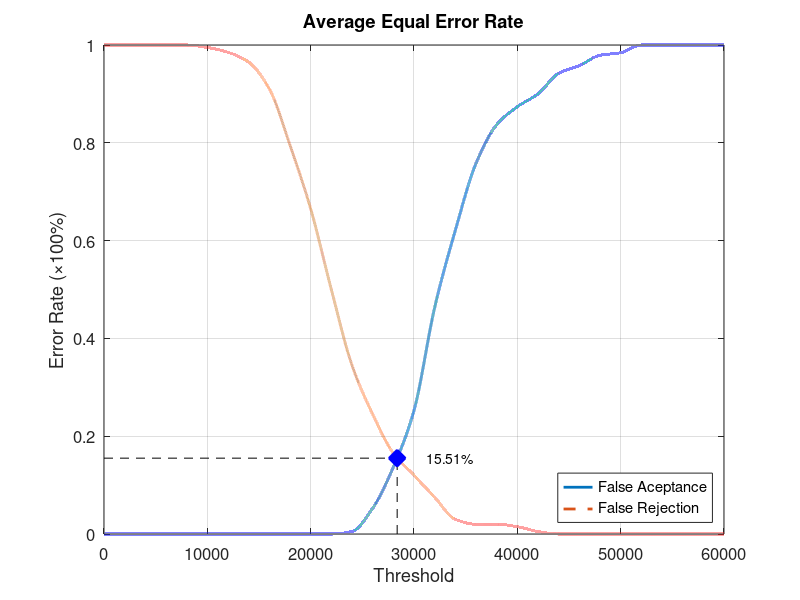
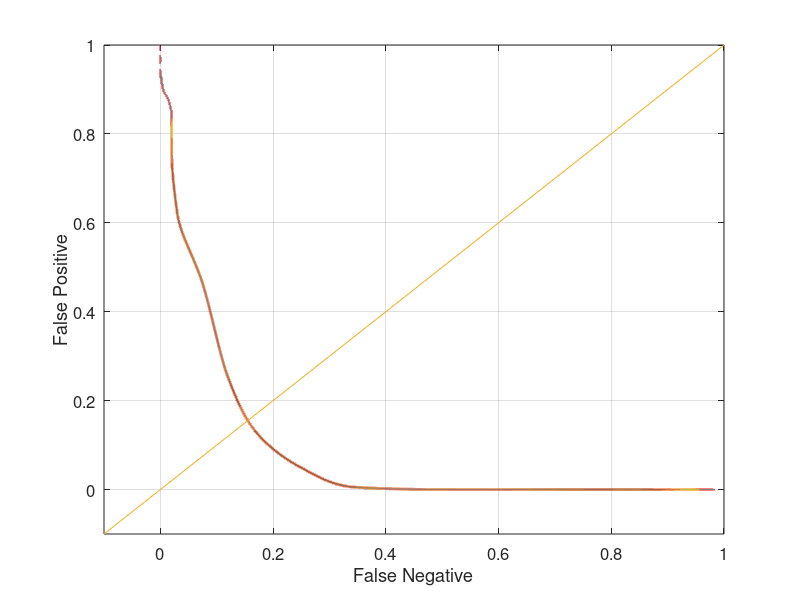

Recreate these plots in MATLAB, in order.
function yEER = Database5_1
close all;
clear;
clc;
x = 0:2000:60000;
xq = 0:0.5:60000;

y0 = [0 0 0 0 0 0 0 0 0 0 0 0 0.00526316 0.0526316 0.136842 0.252632 0.463158 0.621053 0.757895 0.836842 0.873684 0.9 0.942105 0.957895 0.978947 0.984211 1 1 1 1 1];
yy0 = interp1(x, y0, xq, 'pchip');
y1 = [1 1 1 1 1 0.995 0.985 0.965 0.91 0.795 0.665 0.5 0.345 0.245 0.165 0.12 0.075 0.03 0.02 0.02 0.015 0.005 0 0 0 0 0 0 0 0 0];
yy1 = interp1(x, y1, xq, 'pchip');

% Calculating EER: 
y2 = abs(y0 - y1);
find(y2 == min(y2))
yy2 = abs(yy0 - yy1);
xEER = find(yy2 == min(yy2));
xEERIndex = xq(xEER) % X-axis EER
yEER = yy0(xEER) % Y-axis EER

main = figure
plot(xq, yy0,'-','LineWidth', 2);	hold on
plot(xq, yy1,'--','LineWidth', 2);	hold on
plot([xEERIndex xEERIndex], [0 yEER], 'k--');	hold on
plot([0 xEERIndex], [yEER yEER], 'k--');	hold on
plot(xEERIndex, yEER, 'bx', 'LineWidth', 10);	hold on
text(xEERIndex + 10 * xEERIndex / 100, yEER, [num2str(round((10000 * yEER)) / 100) '%'])
legend('False Aceptance', 'False Rejection', 'Location', 'SouthEast')
xlabel('Threshold')
ylabel('Error Rate (\times100%)')
title('Average Equal Error Rate')
set(gca, 'FontSize', 12)
axis([0 60000 0 1])
grid on

print(main, 'Database5_1Main', '-dpng');
FNRxFPR = figure('Color', [1 1 1]);
plot(yy1, yy0, '-', yy1, yy0, 'LineWidth', 2);
hold on
y = -0.1:0.1:1
plot(y, y); 
set(gca, 'FontSize', 12)
xlabel('False Negative')
ylabel('False Positive')
axis([-0.1 1 -0.1 1])
set(gca, 'FontSize', 12)
grid on

print(FNRxFPR, 'Database5_1FNRxFPR','-dpng');
end
